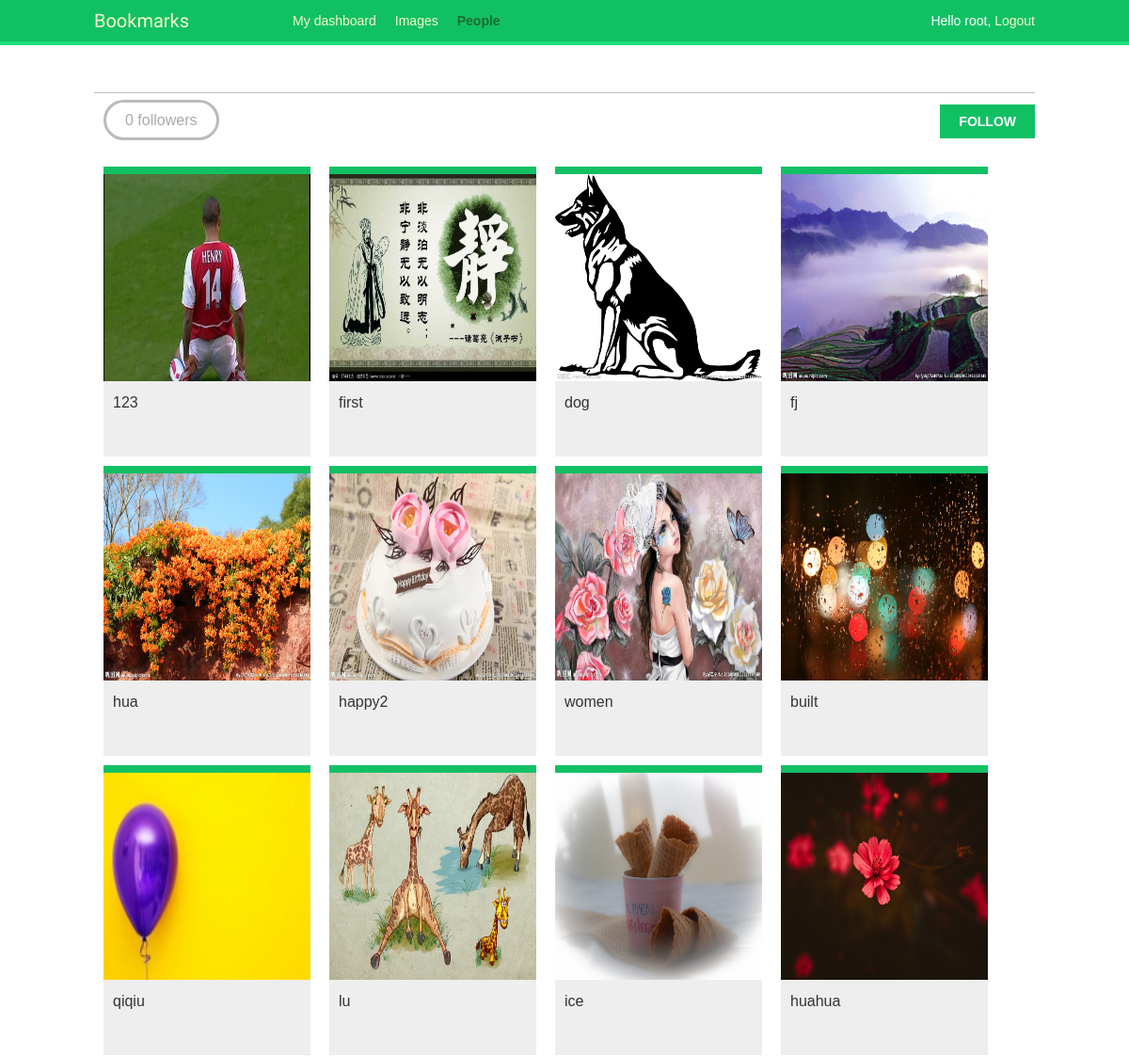
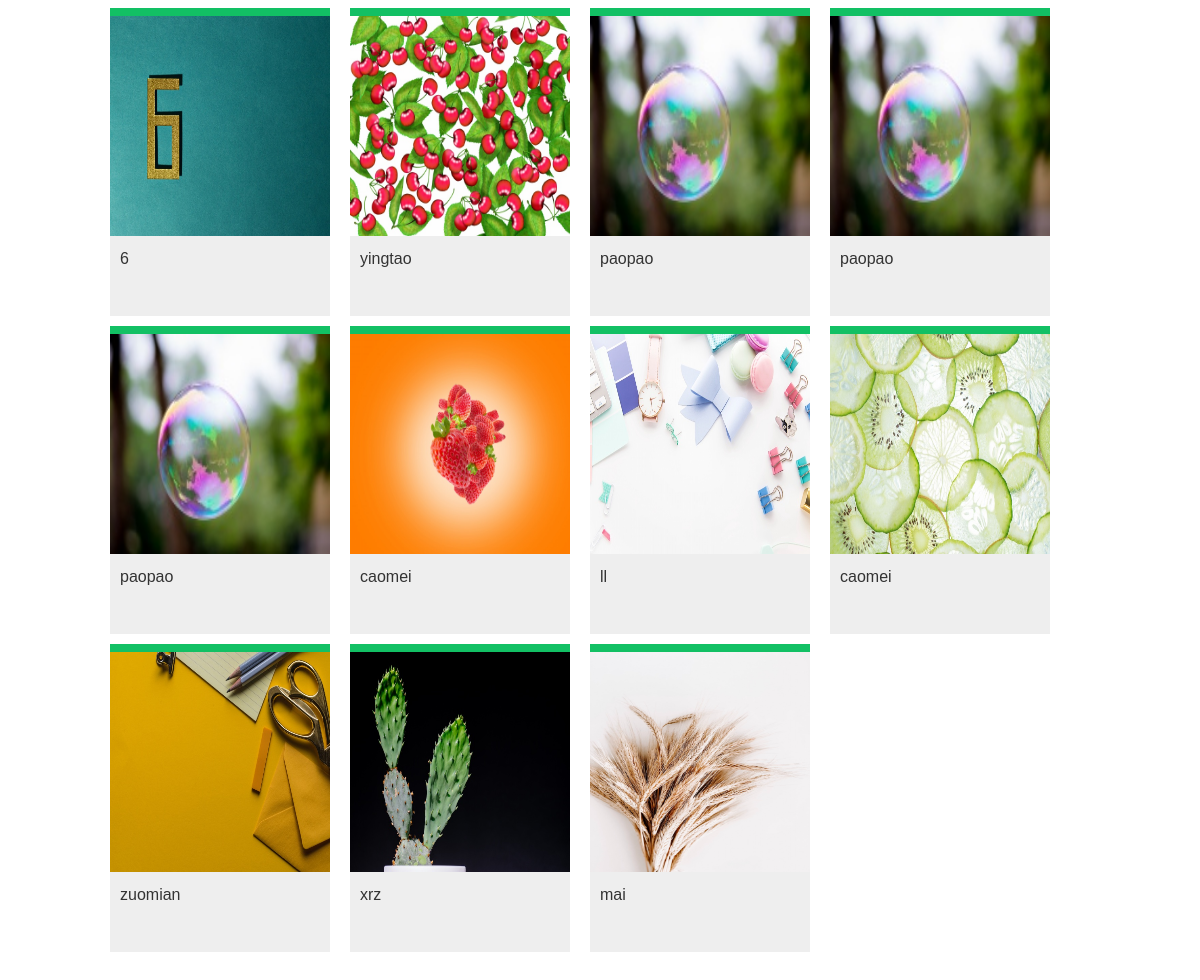
The app's page /accounts/users/admin/ (signed in) with its own data (2 pictures, top to bottom).
### images/models.py (models this page shows, shortened)
class Image(models.Model):
	user = models.ForeignKey(settings.AUTH_USER_MODEL,
	                         related_name='images_created', on_delete=models.CASCADE)
	title = models.CharField(max_length=200)
	slug = models.SlugField(max_length=200,blank=True)
	url = models.URLField()
	image = models.ImageField(upload_to='images/%Y/%m/%d')
	description = models.TextField(blank=True)
	created = models.DateField(auto_now_add=True,
	                           db_index=True)
	user_like = models.ManyToManyField(settings.AUTH_USER_MODEL,
	                                   related_name='images_liked',
	                                   blank=True)
	total_likes = models.PositiveIntegerField(db_index=True,
	                                          default=0)
	def get_absolute_url(self):
		return reverse('images:detail', args=[self.id, self.slug])

### account/views.py (the view)
# urls.py: path('users/<username>/', views.user_detail, name='user_detail'),
@login_required
def user_detail(request, username):
	user = get_object_or_404(User, username=username, is_active=True)
	return render(request, 'account/user/detail.html', {'section':'people', 'user': user})

### account/templates/account/user/detail.html (shortened to what this page needs)
{% extends "base.html" %}
{% load thumbnail %}
{% block content %}
  <h1>{{ user.get_full_name }}</h1>
  {% with total_followers=user.followers.count %}
    <span class="count">
      <span class="total">{{ total_followers }}</span>
      follower{{ total_followers|pluralize }}
    </span>
    <a href="#" data-id="{{ user.id }}" data-action="{% if request.user in user.followers.all %}un{% endif %}follow" class="follow button">
      {% if request.user not in user.followers.all %}
        Follow
      {% else %}
        Unfollow
      {% endif %}
    </a>
    <div id="image-list" class="image-container">
      {% include "images/image/list_ajax.html" with images=user.images_created.all %}
    </div>
  {% endwith %}
{% endblock %}

### account/templates/base.html (shortened to what this page needs)
{% load staticfiles %}
<!DOCTYPE html>
<html>
<head>
  <link href="{% static "css/base.css" %}" rel="stylesheet">
</head>
<body>
  <div id="header">
    <span class="logo">Bookmarks</span>
    {% if request.user.is_authenticated %}
      <ul class="menu">
        <li {% if section == "dashboard" %}class="selected"{% endif %}>
          <a href="{% url "dashboard" %}">My dashboard</a>
        </li>
        <li {% if section == "images" %}class="selected"{% endif %}>
          <a href="{% url "images:list" %}">Images</a>
        </li>
        <li {% if section == "people" %}class="selected"{% endif %}>
          <a href="{% url "user_list" %}">People</a>
        </li>
      </ul>
    {% endif %}
    <span class="user">
      {% if request.user.is_authenticated %}
        Hello {{ request.user.first_name }},
        <a href="{% url "logout" %}">Logout</a>
      {% else %}
        <a href="{% url "login" %}">Log-in</a>
      {% endif %}
    </span>
  </div>
  <div id="content">
    {% block content %}
    {% endblock %}
  </div>
</body>
</html>

### images/templates/images/image/list_ajax.html
{% load thumbnail %}
{% for image in images %}
  <div class="image">
    <a href="{{ image.get_absolute_url }}">
      {% thumbnail image.image "300x300" crop="100%" as im %}
        <a href="{{ image.get_absolute_url }}">
          <img src="{{ im.url }}">
        </a>
      {% endthumbnail %}
    </a>
    <div class="info">
      <a href="{{ image.get_absolute_url }}" class="title">
        {{ image.title }}
      </a>
    </div>
  </div>
{% endfor %}

### account/static/css/base.css (style rules this page uses)
body { margin:0; padding:0; font-family:helvetica, sans-serif; }
a { color:#12c064; text-decoration:none; }
h1, h2, h3, h4, h5 , h6 { font-family: 'Muli', sans-serif; font-weight:normal; }
h1 { border-bottom:1px solid #bbb; padding:0 0 10px 0; margin:10px 0 20px 0; }
#header { padding:10px 100px; font-size:14px; background:#12c064; color:#fff; border-bottom:4px solid #1cdf78; overflow:auto; }
#header .logo { font-family: 'Muli', sans-serif; float:left; color:#f3f7cc; font-size:20px; margin-right:10%; }
#header ul.menu { list-style:none; float:left; margin:0; padding:0; }
#header ul.menu li { float:left; padding:4px 10px; }
#header ul.menu li.selected a, #header ul.menu li.selected a:hover { color:#1b6d32; font-weight:bold; }
#header a { color:#f3f7cc; }
#header .user { float:right; padding-top:4px; }
#content { padding:30px 100px; }
input[type=submit], a.button { font-weight:bold; background:#12c064; color:#fff; padding:10px 20px; font-size:14px; text-transform:uppercase; }
.count { color:#aaa; border:3px solid #bbb; border-radius:26px; padding:10px 20px; margin:20px 10px 0; }
a.like, a.follow { float:right; margin-top:-8px; }
#image-list { overflow:auto; }
#image-list .image { float:left; width:220px; height:300px; margin:0 10px 10px 10px; border-top:8px solid #12c064; background:#eee; }
#image-list img { width:220px; height:220px; }
#image-list .info { padding:10px; }
#image-list .info a { color:#333; }
.image-container { margin-top:40px; }

### records on screen
Image: shows a picture, title "123"
Image: shows a picture, title "first"
Image: shows a picture, title "dog"
Image: shows a picture, title "fj"
Image: shows a picture, title "hua"
Image: shows a picture, title "happy2"
Image: shows a picture, title "women"
Image: shows a picture, title "built"
Image: shows a picture, title "qiqiu"
Image: shows a picture, title "lu"
Image: shows a picture, title "ice"
Image: shows a picture, title "huahua"
Image: shows a picture, title "6"
Image: shows a picture, title "yingtao"
Image: title "paopao"
Image: title "paopao"
Image: title "paopao"
Image: shows a picture, title "caomei"
Image: shows a picture, title "ll"
Image: shows a picture, title "caomei"
Image: shows a picture, title "zuomian"
Image: shows a picture, title "xrz"
Image: shows a picture, title "mai"

### other values on screen
{{ request.user.first_name }} "root"
{{ total_followers }} "0"
